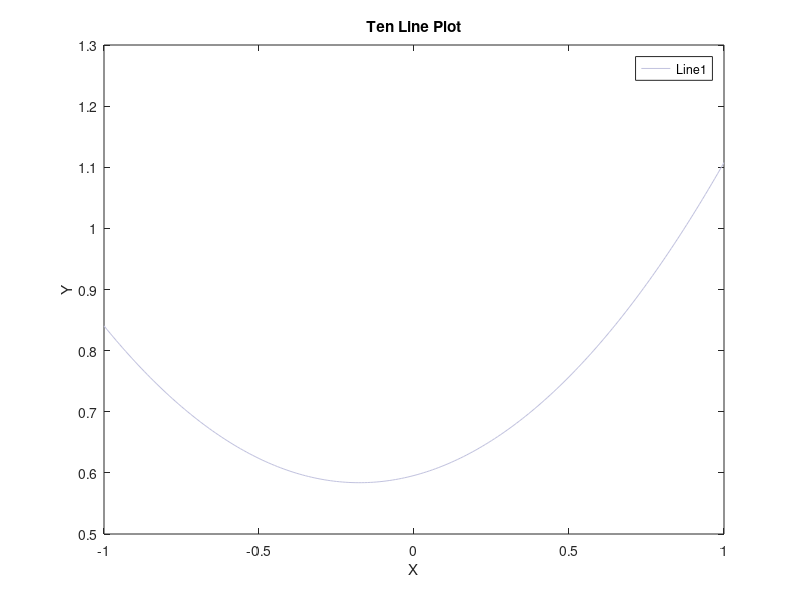

MATLAB code for this plot:
% make x vector
x = -1:.01:1;
% make a figure and plot 10 random lines, labeling each one
for n=1:1
    plot(x, polyval(rand(3, 1), x), 'color', rand(1, 3));
    hold on;
    legendNames(n, :) = ['Line', num2str(n)];
end

% label the graph
xlabel('X');
ylabel('Y');
title('Ten Line Plot');
legend(legendNames);